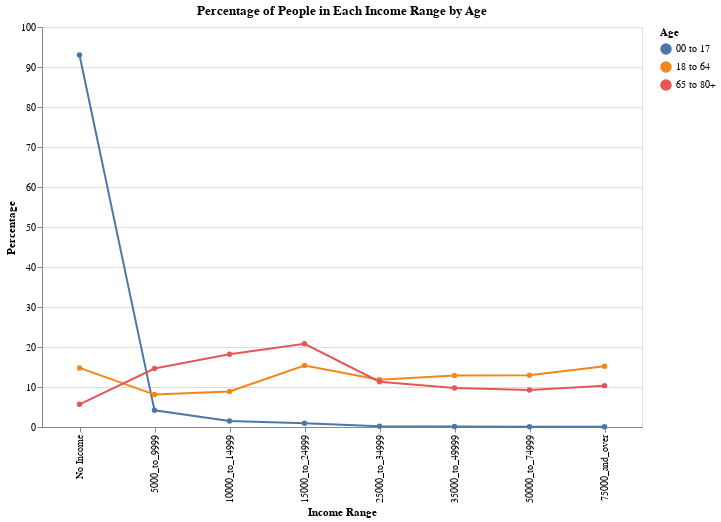

Source (notebook cell):
### Markdown cell above
- **Below is a line chart depicting the same information from the dataframe above.** 
    - **As we can see, the 18 to 64 age group has the highest percentage of respondents in higher income ranges.**

### Code cell
line_chart = alt.Chart(age_percentages_melted).mark_line(point = True).encode(
    x= alt.X('Income Range', sort=['No Income', '5000_to_9999', '10000_to_14999', '15000_to_24999', 
                                   '25000_to_34999', '35000_to_49999', '50000_to_74999', '75000_and_over']),
    y='Percentage',
    color=alt.Color('Age', scale=alt.Scale(domain=['00 to 17', '18 to 64', '65 to 80+']))
).properties(
    title='Percentage of People in Each Income Range by Age',
    width=600,
    height=400
)

line_chart

### Figure 1 — Vega-Lite specification as saved in the notebook (floating-point values rounded to 4 significant figures)
{"config": {"view": {"continuousWidth": 400, "continuousHeight": 300}}, "data": {"name": "data-7608b1aca01c65acdc74fd91c498e045"}, "mark": {"type": "line", "point": true}, "encoding": {"color": {"field": "Age", "scale": {"domain": ["00 to 17", "18 to 64", "65 to 80+"]}, "type": "nominal"}, "x": {"field": "Income Range", "sort": ["No Income", "5000_to_9999", "10000_to_14999", "15000_to_24999", "25000_to_34999", "35000_to_49999", "50000_to_74999", "75000_and_over"], "type": "nominal"}, "y": {"field": "Percentage", "type": "quantitative"}}, "height": 400, "title": "Percentage of People in Each Income Range by Age", "width": 600, "$schema": "https://vega.github.io/schema/vega-lite/v4.17.0.json", "datasets": {"data-7608b1aca01c65acdc74fd91c498e045": [{"Age": "00 to 17", "Income Range": "No Income", "Percentage": 93.0}, {"Age": "18 to 64", "Income Range": "No Income", "Percentage": 14.77}, {"Age": "65 to 80+", "Income Range": "No Income", "Percentage": 5.672}, {"Age": "00 to 17", "Income Range": "5000_to_9999", "Percentage": 4.166}, {"Age": "18 to 64", "Income Range": "5000_to_9999", "Percentage": 8.106}, {"Age": "65 to 80+", "Income Range": "5000_to_9999", "Percentage": 14.63}, {"Age": "00 to 17", "Income Range": "10000_to_14999", "Percentage": 1.478}, {"Age": "18 to 64", "Income Range": "10000_to_14999", "Percentage": 8.882}, {"Age": "65 to 80+", "Income Range": "10000_to_14999", "Percentage": 18.19}, {"Age": "00 to 17", "Income Range": "15000_to_24999", "Percentage": 0.9445}, {"Age": "18 to 64", "Income Range": "15000_to_24999", "Percentage": 15.39}, {"Age": "65 to 80+", "Income Range": "15000_to_24999", "Percentage": 20.82}, {"Age": "00 to 17", "Income Range": "25000_to_34999", "Percentage": 0.1766}, {"Age": "18 to 64", "Income Range": "25000_to_34999", "Percentage": 11.83}, {"Age": "65 to 80+", "Income Range": "25000_to_34999", "Percentage": 11.34}, {"Age": "00 to 17", "Income Range": "35000_to_49999", "Percentage": 0.125}, {"Age": "18 to 64", "Income Range": "35000_to_49999", "Percentage": 12.89}, {"Age": "65 to 80+", "Income Range": "35000_to_49999", "Percentage": 9.774}, {"Age": "00 to 17", "Income Range": "50000_to_74999", "Percentage": 0.06821}, {"Age": "18 to 64", "Income Range": "50000_to_74999", "Percentage": 12.94}, {"Age": "65 to 80+", "Income Range": "50000_to_74999", "Percentage": 9.278}, {"Age": "00 to 17", "Income Range": "75000_and_over", "Percentage": 0.04458}, {"Age": "18 to 64", "Income Range": "75000_and_over", "Percentage": 15.19}, {"Age": "65 to 80+", "Income Range": "75000_and_over", "Percentage": 10.31}]}}
